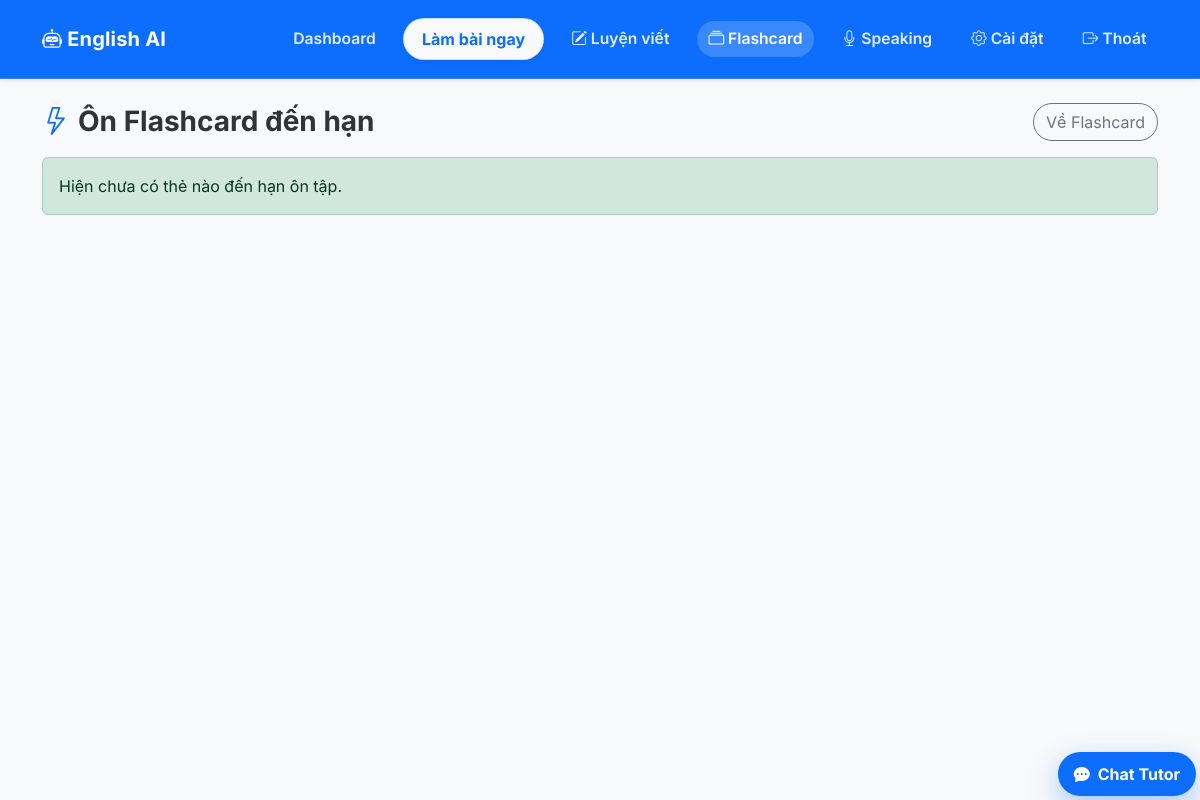
The page /flashcards/review?set_id=11 (signed in) on the database as committed earlier.
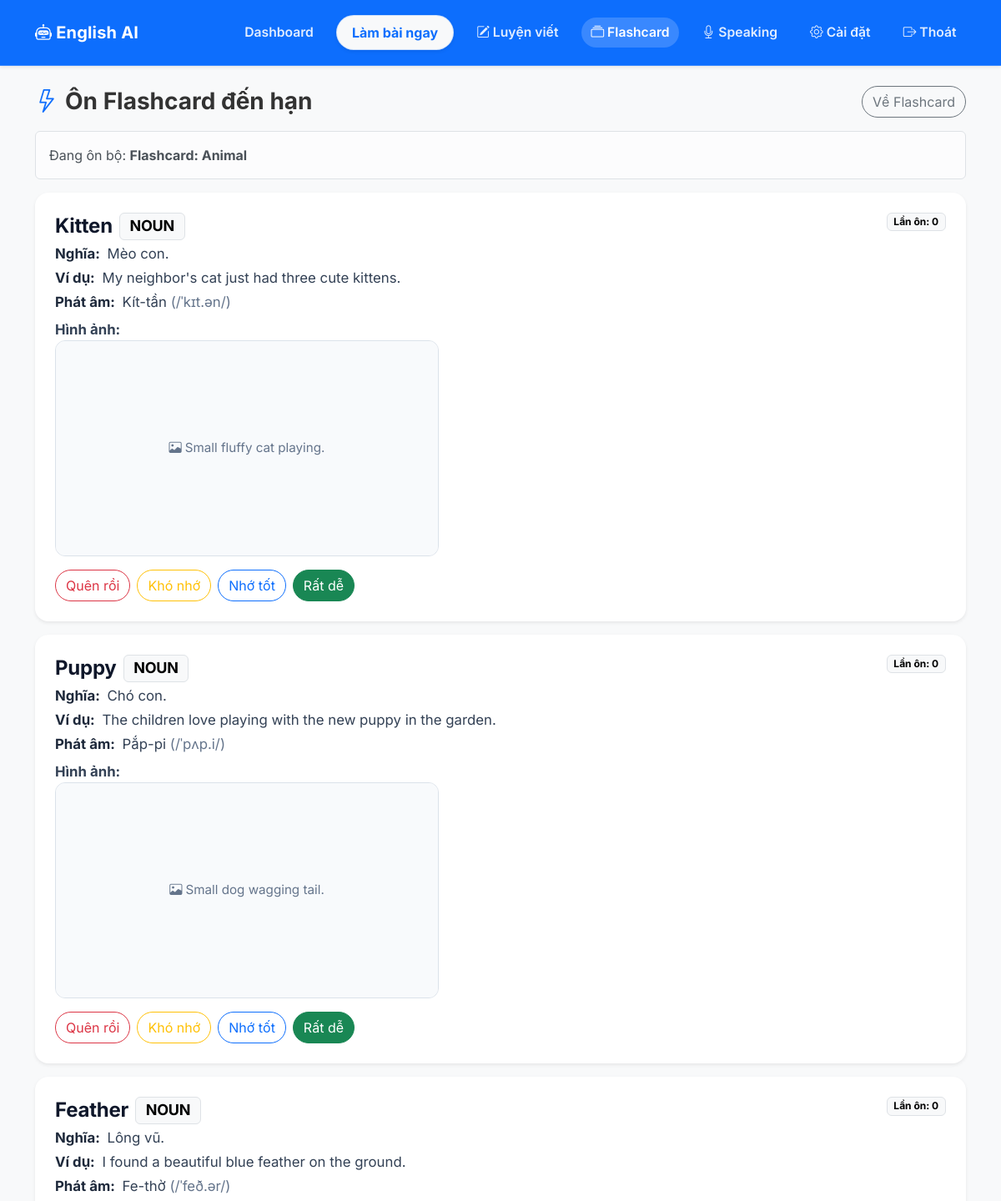
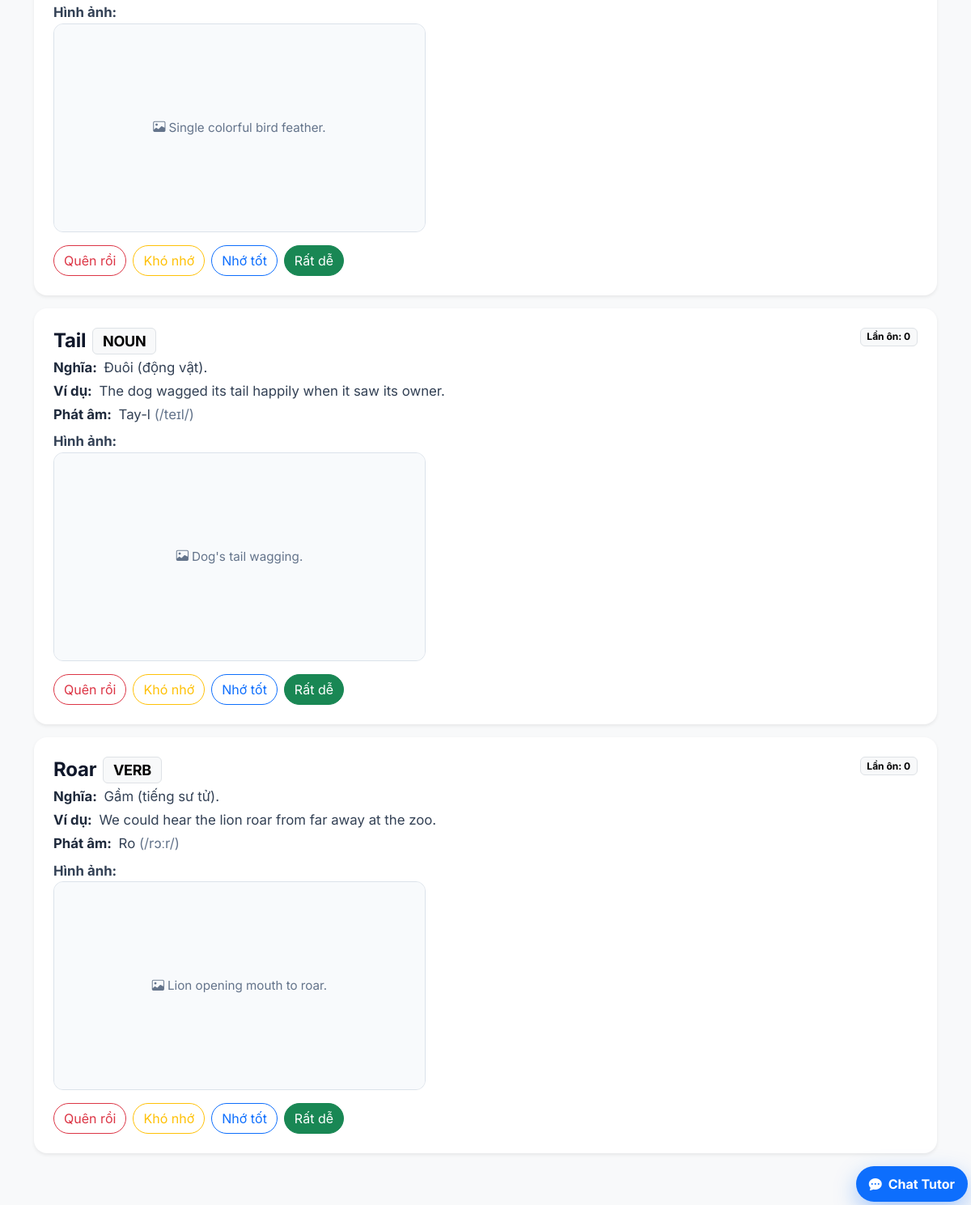
The same page on the database as committed later (2 pictures, top to bottom).
### app/models.py (models this page shows)
class FlashcardSet(db.Model):
    __tablename__ = 'flashcard_sets'
    id: Mapped[int] = mapped_column(primary_key=True)
    user_id: Mapped[int] = mapped_column(ForeignKey('users.id'), index=True)
    title: Mapped[str] = mapped_column(String(255))
    source_topic: Mapped[Optional[str]] = mapped_column(String(255))
    created_at: Mapped[datetime] = mapped_column(DateTime, default=lambda: datetime.now(timezone.utc))
    user: Mapped["User"] = relationship("User", back_populates="flashcard_sets")
    cards: Mapped[list["Flashcard"]] = relationship("Flashcard", back_populates="card_set")

class Flashcard(db.Model):
    __tablename__ = 'flashcards'
    id: Mapped[int] = mapped_column(primary_key=True)
    set_id: Mapped[int] = mapped_column(ForeignKey('flashcard_sets.id'), index=True)
    user_id: Mapped[int] = mapped_column(ForeignKey('users.id'), index=True)
    term: Mapped[str] = mapped_column(String(255))
    definition: Mapped[str] = mapped_column(Text)
    vietnamese_meaning: Mapped[Optional[str]] = mapped_column(Text)
    part_of_speech: Mapped[Optional[str]] = mapped_column(String(32))
    ipa_pronunciation: Mapped[Optional[str]] = mapped_column(String(64))
    example_sentence: Mapped[Optional[str]] = mapped_column(Text)
    example_sentence_2: Mapped[Optional[str]] = mapped_column(Text)
    pronunciation_hint: Mapped[Optional[str]] = mapped_column(String(255))
    image_hint: Mapped[Optional[str]] = mapped_column(String(255))
    image_url: Mapped[Optional[str]] = mapped_column(String(512))
    easiness_factor: Mapped[float] = mapped_column(Float, default=2.5)
    interval: Mapped[int] = mapped_column(Integer, default=0)
    repetitions: Mapped[int] = mapped_column(Integer, default=0)
    next_review_date: Mapped[datetime] = mapped_column(DateTime, default=lambda: datetime.now(timezone.utc), index=True)
    last_quality: Mapped[Optional[int]] = mapped_column(Integer)
    review_count: Mapped[int] = mapped_column(Integer, default=0)
    created_at: Mapped[datetime] = mapped_column(DateTime, default=lambda: datetime.now(timezone.utc))
    updated_at: Mapped[datetime] = mapped_column(DateTime, default=lambda: datetime.now(timezone.utc))
    card_set: Mapped["FlashcardSet"] = relationship("FlashcardSet", back_populates="cards")
    user: Mapped["User"] = relationship("User", back_populates="flashcards")

### app/routes/flashcards.py (the view, shortened to what this page needs)
@flashcards_bp.route('/review', methods=['GET'])
@login_required
def review():
    set_id = request.args.get('set_id', type=int)
    now = datetime.utcnow()
    query = db.select(Flashcard).where(
        Flashcard.user_id == current_user.id,
        Flashcard.next_review_date <= now,
    )
    if set_id:
        query = query.where(Flashcard.set_id == set_id)
    due_cards = db.session.execute(
        query.order_by(Flashcard.next_review_date.asc()).limit(30)
    ).scalars().all()
    updated = False
    for card in due_cards:
        if card.image_url:
            continue
    selected_set = None
    if set_id:
        selected_set = db.session.scalar(
            db.select(FlashcardSet).where(
                FlashcardSet.id == set_id,
                FlashcardSet.user_id == current_user.id,
            )
        )
    if updated:
        db.session.commit()
    return render_template(
        'flashcard_review.html',
        due_cards=due_cards,
        selected_set=selected_set,
        set_id=set_id,
    )

### app/models.py (called while the page is built)
@login.user_loader
def load_user(id: str):
    return db.session.get(User, int(id))

### app/templates/flashcard_review.html (shortened to what this page needs)
{% extends 'base.html' %}
{% block content %}
<div class="row mt-4">
    <div class="col-12">
        <div class="d-flex justify-content-between align-items-center mb-3">
            <h3 class="fw-bold mb-0"><i class="bi bi-lightning text-primary me-2"></i>Ôn Flashcard đến hạn</h3>
            <div class="d-flex gap-2">
                <a href="{{ url_for('flashcards.index') }}" class="btn btn-outline-secondary rounded-pill">Về Flashcard</a>
            </div>
        </div>
        {% if selected_set %}
        <div class="alert alert-light border">Đang ôn bộ: <strong>{{ selected_set.title }}</strong></div>
        {% endif %}
        {% for card in due_cards %}
        <div class="card border-0 shadow-sm rounded-4 mb-3 flashcard-review-card">
            <div class="card-body p-4">
                <div class="d-flex justify-content-between align-items-start mb-2 flex-wrap gap-2">
                    <div>
                        <h4 class="fw-bold mb-1 d-flex align-items-center gap-2 flex-wrap flashcard-term">
                            <span>{{ card.term }}</span>
                            {% if card.part_of_speech %}
                            <span class="badge text-bg-light border text-uppercase">{{ card.part_of_speech }}</span>
                            {% endif %}
                        </h4>
                        <div class="flashcard-details">
                            {% if card.vietnamese_meaning %}
                            <div class="flashcard-line"><strong>Nghĩa:</strong> {{ card.vietnamese_meaning }}</div>
                            {% endif %}
                            {% if card.example_sentence %}
                            <div class="flashcard-line"><strong>Ví dụ:</strong> {{ card.example_sentence }}</div>
                            {% endif %}
                            {% if card.pronunciation_hint or card.ipa_pronunciation %}
                            <div class="flashcard-line"><strong>Phát âm:</strong> {{ card.pronunciation_hint or '' }}{% if card.ipa_pronunciation %} <span class="flashcard-ipa">({{ card.ipa_pronunciation }})</span>{% endif %}</div>
                            {% endif %}
                        </div>
                    </div>
                    <span class="badge text-bg-light border">Lần ôn: {{ card.review_count }}</span>
                </div>
                <div class="mb-3">
                    <strong class="flashcard-line">Hình ảnh:</strong>
                    <div class="flashcard-image-shell {% if not card.image_url %}is-error{% endif %}">
                        <div class="flashcard-image-overlay flashcard-image-fallback">
                            <i class="bi bi-image me-1"></i>
                            {% if card.image_hint %}{{ card.image_hint }}{% else %}Chưa có ảnh minh họa{% endif %}
                        </div>
                    </div>
                </div>
                <div class="d-flex flex-wrap gap-2">
                    <form method="post" action="{{ url_for('flashcards.submit_review') }}">
                        <button type="submit" class="btn btn-outline-danger rounded-pill">Quên rồi</button>
                    </form>
                    <form method="post" action="{{ url_for('flashcards.submit_review') }}">
                        <button type="submit" class="btn btn-outline-warning rounded-pill">Khó nhớ</button>
                    </form>
                    <form method="post" action="{{ url_for('flashcards.submit_review') }}">
                        <button type="submit" class="btn btn-outline-primary rounded-pill">Nhớ tốt</button>
                    </form>
                    <form method="post" action="{{ url_for('flashcards.submit_review') }}">
                        <button type="submit" class="btn btn-success rounded-pill">Rất dễ</button>
                    </form>
                </div>
            </div>
        </div>
        {% else %}
        <div class="alert alert-success">Hiện chưa có thẻ nào đến hạn ôn tập.</div>
        {% endfor %}
    </div>
</div>
{% endblock %}

### app/templates/base.html (shortened to what this page needs)
<!DOCTYPE html>
<html lang="en">
<head>
    <link href="https://cdn.jsdelivr.net/npm/bootstrap@5.3.0/dist/css/bootstrap.min.css" rel="stylesheet">
    <link rel="stylesheet" href="https://cdn.jsdelivr.net/npm/bootstrap-icons@1.10.5/font/bootstrap-icons.css">
    <link rel="stylesheet" href="{{ url_for('static', filename='css/style.css') }}">
</head>
<body class="bg-light">
    <nav class="navbar navbar-expand-lg navbar-dark bg-primary mb-4 shadow-sm app-navbar">
        <div class="container">
            <a class="navbar-brand fw-bold app-brand" href="{{ url_for('main.index') }}"><i class="bi bi-robot"></i> English AI</a>
            <div class="collapse navbar-collapse" id="navbarNav">
                <ul class="navbar-nav ms-auto align-items-center">
                    {% if current_user.is_authenticated %}
                        <li class="nav-item">
                            <a class="nav-link app-nav-link {% if request.endpoint == 'main.dashboard' %}active{% endif %}" href="{{ url_for('main.dashboard') }}">Dashboard</a>
                        </li>
                        <li class="nav-item">
                            <a class="nav-link btn btn-light text-primary ms-3 px-3 fw-bold rounded-pill shadow-sm app-nav-cta {% if request.endpoint == 'exercises.new_exercise' %}active{% endif %}" href="{{ url_for('exercises.new_exercise') }}">Làm bài ngay</a>
                        </li>
                        <li class="nav-item ms-3">
                            <a class="nav-link app-nav-link {% if request.endpoint and request.endpoint.startswith('writing.') %}active{% endif %}" href="{{ url_for('writing.practice') }}"><i class="bi bi-pencil-square"></i> Luyện viết</a>
                        </li>
                        <li class="nav-item ms-3">
                            <a class="nav-link app-nav-link {% if request.endpoint and request.endpoint.startswith('flashcards.') %}active{% endif %}" href="{{ url_for('flashcards.index') }}"><i class="bi bi-collection"></i> Flashcard</a>
                        </li>
                        <li class="nav-item ms-3">
                            <a class="nav-link app-nav-link {% if request.endpoint and request.endpoint.startswith('speaking.') %}active{% endif %}" href="{{ url_for('speaking.practice') }}"><i class="bi bi-mic"></i> Speaking</a>
                        </li>
                        <li class="nav-item ms-3">
                            <a class="nav-link app-nav-link {% if request.endpoint == 'main.settings' %}active{% endif %}" href="{{ url_for('main.settings') }}"><i class="bi bi-gear"></i> Cài đặt</a>
                        </li>
                        <li class="nav-item ms-3">
                            <a class="nav-link app-nav-link" href="{{ url_for('auth.logout') }}"><i class="bi bi-box-arrow-right"></i> Thoát</a>
                        </li>
                    {% endif %}
                </ul>
            </div>
        </div>
    </nav>
    <div class="container pb-5">
        {% block content %}{% endblock %}
    </div>
    {% if current_user.is_authenticated and not (request.endpoint and request.endpoint.startswith('chat.')) %}
    <div id="chatWidget" class="chat-widget">
        <button id="chatWidgetToggle" class="chat-widget-toggle" type="button">
            <i class="bi bi-chat-dots-fill"></i>
            <span>Chat Tutor</span>
        </button>
    </div>
    {% endif %}
</body>
</html>

### app/static/css/style.css (style rules this page uses)
body { font-family: 'Inter', -apple-system, BlinkMacSystemFont, "Segoe UI", Roboto, "Helvetica Neue", Arial, sans-serif; background-color: #f4f6fa; color: #333; }
.app-navbar { border-bottom: 1px solid rgba(255, 255, 255, 0.18); backdrop-filter: saturate(130%); }
.app-navbar .container { min-height: 62px; }
.app-brand { letter-spacing: 0.2px; color: #ffffff !important; }
.app-nav-link { color: rgba(255, 255, 255, 0.88) !important; opacity: 1; font-weight: 600; font-size: 0.98rem; white-space: nowrap; border-radius: 999px; padding: 0.42rem 0.72rem !important; transition: background-color 0.2s ease, color 0.2s ease, transform 0.2s ease; }
.app-nav-link.active { color: #ffffff !important; background-color: rgba(255, 255, 255, 0.18); }
.app-nav-cta { color: #0d6efd !important; background-color: #f8f9fa !important; border: 1px solid rgba(13, 110, 253, 0.18); padding-left: 1.1rem !important; padding-right: 1.1rem !important; transition: transform 0.2s ease, box-shadow 0.2s ease, color 0.2s ease; }
.app-navbar .navbar-nav .nav-link.app-nav-cta, .app-navbar .navbar-nav .nav-link.app-nav-cta:visited { color: #0d6efd !important; }
.card { transition: transform 0.2s, box-shadow 0.2s; }
.chat-widget { position: fixed; right: 4px; bottom: 4px; z-index: 1050; width: auto; display: flex; flex-direction: column; align-items: flex-end; }
.chat-widget-toggle { border: none; background: #0d6efd; color: #fff; border-radius: 999px; box-shadow: 0 10px 28px rgba(13, 110, 253, 0.35); padding: 10px 16px; font-weight: 700; display: inline-flex; align-items: center; gap: 8px; }
.flashcard-review-card { border: 1px solid #e2e8f0; }
.flashcard-term { color: #0f172a; letter-spacing: -0.01em; }
.flashcard-line { color: #334155; font-size: 1.05rem; margin-bottom: 0.5rem; }
.flashcard-line strong { color: #1e293b; margin-right: 0.25rem; }
.flashcard-ipa { color: #64748b; }
.flashcard-details { display: flex; flex-direction: column; gap: 0.25rem; }
.flashcard-review-card .flashcard-line { margin-bottom: 0; }
.flashcard-image-shell { position: relative; width: min(460px, 100%); aspect-ratio: 16 / 9; border: 1px solid #dbe2ea; border-radius: 12px; overflow: hidden; background: #f8fafc; }
.flashcard-image-overlay { position: absolute; inset: 0; display: flex; align-items: center; justify-content: center; padding: 12px; text-align: center; font-size: 0.95rem; }
.flashcard-image-fallback { color: #64748b; background: #f8fafc; display: none; }
.flashcard-image-shell.is-error .flashcard-image-fallback { display: flex; }

Rows that differ between the two databases and show on the page:
added FlashcardSet: title "Flashcard: Animal"
added Flashcard: term "Kitten", part_of_speech "NOUN", vietnamese_meaning "Mèo con.", example_sentence "My neighbor's cat just had three cute kittens.", pronunciation_hint "Kít-tần", ipa_pronunciation "/ˈkɪt.ən/", review_count "0", image_hint "Small fluffy cat playing."
added Flashcard: term "Puppy", part_of_speech "NOUN", vietnamese_meaning "Chó con.", example_sentence "The children love playing with the new puppy in the garden.", pronunciation_hint "Pắp-pi", ipa_pronunciation "/ˈpʌp.i/", review_count "0", image_hint "Small dog wagging tail."
added Flashcard: term "Feather", part_of_speech "NOUN", vietnamese_meaning "Lông vũ.", example_sentence "I found a beautiful blue feather on the ground.", pronunciation_hint "Fe-thờ", ipa_pronunciation "/ˈfeð.ər/", review_count "0", image_hint "Single colorful bird feather."
added Flashcard: term "Tail", part_of_speech "NOUN", vietnamese_meaning "Đuôi (động vật).", example_sentence "The dog wagged its tail happily when it saw its owner.", pronunciation_hint "Tay-l", ipa_pronunciation "/teɪl/", review_count "0", image_hint "Dog's tail wagging."
added Flashcard: term "Roar", part_of_speech "VERB", vietnamese_meaning "Gầm (tiếng sư tử).", example_sentence "We could hear the lion roar from far away at the zoo.", pronunciation_hint "Ro", ipa_pronunciation "/rɔːr/", review_count "0", image_hint "Lion opening mouth to roar."
Other text that changed with them:
text no longer shown: "Hiện chưa có thẻ nào đến hạn ôn tập."
text now shown: "Đang ôn bộ:"
